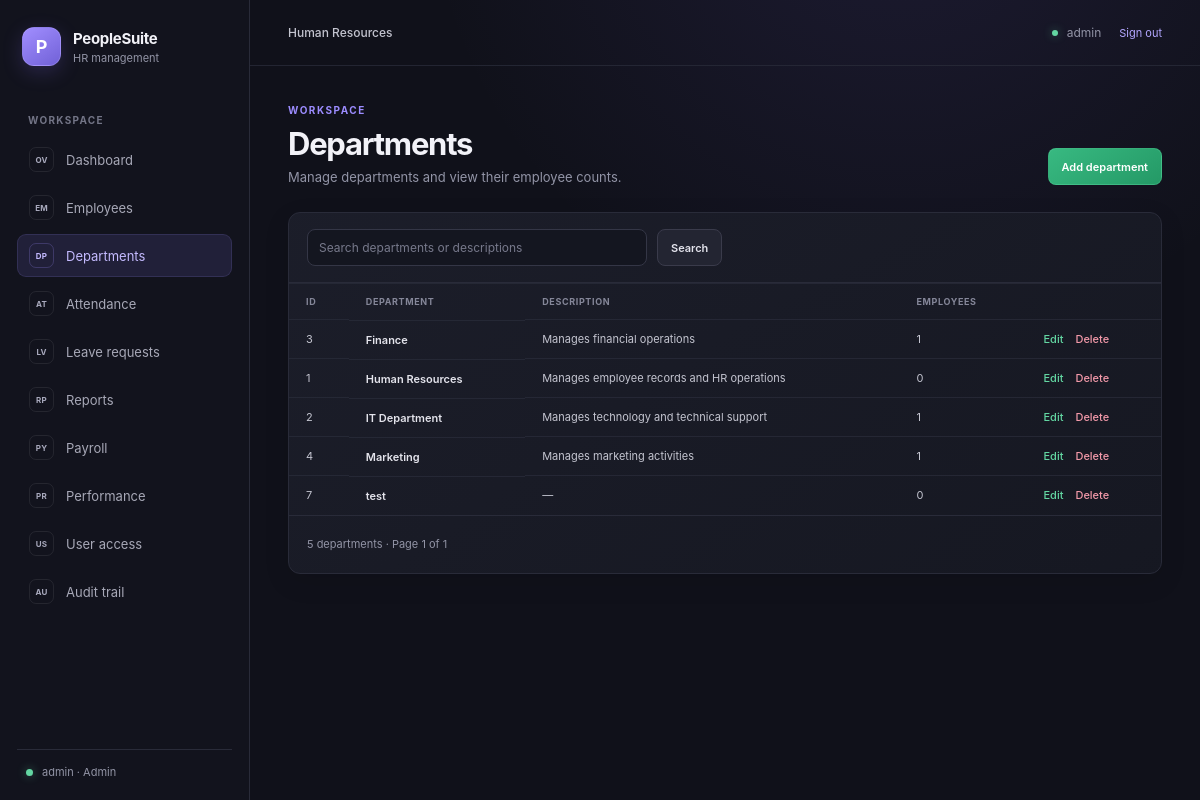
Screenshot of /departments.php (signed in) with the database file from the repository.
### tables this page shows
CREATE TABLE `departments` (
  `department_id` int(11) NOT NULL,
  `department_name` varchar(100) NOT NULL,
  `description` text DEFAULT NULL,
  `created_at` timestamp NOT NULL DEFAULT current_timestamp()
);

### includes/department_helpers.php (called while the page is built, shortened)
<?php
require_once __DIR__ . '/auth.php';
function department_escape($value): string
{
    return htmlspecialchars((string) $value, ENT_QUOTES, 'UTF-8');
}

### includes/auth.php (called while the page is built, shortened)
<?php
function auth_current_user(): ?array
{
    $user = $_SESSION['auth_user'];
    $lastActivity = (int) ($_SESSION['auth_last_activity'] ?? 0);
    return $user;
}
        ?>

### departments.php (the view, shortened to what this page needs)
<?php
require __DIR__ . '/includes/department_helpers.php';
require __DIR__ . '/config/db.php';
$errorMessage = null;
$departments = [];
$totalDepartments = 0;
$totalPages = 1;
$perPage = 10;
$search = isset($_GET['search']) && is_string($_GET['search']) ? substr(trim($_GET['search']), 0, 100) : '';
$page = isset($_GET['page']) && is_scalar($_GET['page'])
    ? filter_var($_GET['page'], FILTER_VALIDATE_INT, ['options' => ['min_range' => 1]])
    : 1;
$page = $page === false ? 1 : $page;
try {
    $parameters = [];
    $whereSql = '';
    $count = $pdo->prepare('SELECT COUNT(*) FROM departments AS d' . $whereSql);
    $count->execute($parameters);
    $totalDepartments = (int) $count->fetchColumn();
    $totalPages = max(1, (int) ceil($totalDepartments / $perPage));
    $page = min($page, $totalPages);
    $offset = ($page - 1) * $perPage;
    $listing = $pdo->prepare(
        'SELECT d.department_id, d.department_name, d.description,
                COUNT(e.employee_id) AS employee_count
         FROM departments AS d
         LEFT JOIN employees AS e ON e.department_id = d.department_id'
         . $whereSql .
        ' GROUP BY d.department_id, d.department_name, d.description
          ORDER BY d.department_name, d.department_id
          LIMIT :limit OFFSET :offset'
    );
    $listing->bindValue(':limit', $perPage, PDO::PARAM_INT);
    $listing->bindValue(':offset', $offset, PDO::PARAM_INT);
    $listing->execute();
    $departments = $listing->fetchAll();
} catch (PDOException $e) {
    error_log('Department listing failed: ' . $e->getMessage());
    $errorMessage = 'Department records could not be loaded. Please try again later.';
}
$pageUrl = static function (int $targetPage) use ($search): string {
    return 'departments.php?' . http_build_query(['search' => $search, 'page' => $targetPage]);
};
require __DIR__ . '/includes/header.php';
require __DIR__ . '/includes/sidebar.php';
?>
<section class="page-heading">
    <div>
        <p class="eyebrow">WORKSPACE</p>
        <h1>Departments</h1>
        <p class="page-description">Manage departments and view their employee counts.</p>
    </div>
    <a class="button button-primary" href="add-department.php">Add department</a>
</section>
<?php if ($errorMessage !== null): ?>
    <div class="alert alert-error" role="alert"><?= department_escape($errorMessage) ?></div>
<?php else: ?>
    <section class="panel employee-panel">
        <form class="employee-filters" method="get" action="departments.php">
            <div class="search-field">
                <input id="department-search" type="search" name="search" value="<?= department_escape($search) ?>" placeholder="Search departments or descriptions">
            </div>
            <button class="button button-secondary" type="submit">Search</button>
        </form>
        <div class="table-wrap">
            <table class="employee-table">
                <thead>
                    <tr>
                        <th scope="col">ID</th>
                        <th scope="col">Department</th>
                        <th scope="col">Description</th>
                        <th scope="col">Employees</th>
                        <th scope="col"><span class="visually-hidden">Actions</span></th>
                    </tr>
                </thead>
                <tbody>
                    <?php if ($departments === []): ?>
                        <tr>
                            <td class="empty-state" colspan="5"><?= $search === '' ? 'No departments have been added yet.' : 'No departments match your search.' ?></td>
                        </tr>
                    <?php else: ?>
                        <?php foreach ($departments as $department): ?>
                            <tr>
                                <td><?= department_escape($department['department_id']) ?></td>
                                <td class="person-name"><?= department_escape($department['department_name']) ?></td>
                                <td class="department-description"><?= nl2br(department_escape($department['description'] ?? '—')) ?></td>
                                <td><?= number_format((int) $department['employee_count']) ?></td>
                                <td>
                                    <div class="employee-actions">
                                        <a class="action-link" href="edit-department.php?id=<?= department_escape($department['department_id']) ?>">Edit</a>
                                        <?php if (auth_current_user()['role'] === 'Admin'): ?>
                                            <form method="post" action="<?= department_escape($pageUrl($page)) ?>" onsubmit="return confirm('Delete this department? This action cannot be undone.');">
                                                <button class="action-link action-danger" type="submit">Delete</button>
                                            </form>
                                        <?php endif; ?>
                                    </div>
                                </td>
                            </tr>
                        <?php endforeach; ?>
                    <?php endif; ?>
                </tbody>
            </table>
        </div>
        <div class="listing-footer">
            <p><?= number_format($totalDepartments) ?> department<?= $totalDepartments === 1 ? '' : 's' ?><?= $totalDepartments > 0 ? ' · Page ' . $page . ' of ' . $totalPages : '' ?></p>
        </div>
    </section>
<?php endif; ?>
<?php require __DIR__ . '/includes/footer.php'; ?>

### assets/style.css (style rules this page uses)
:root { color-scheme: dark; --page: #10111a; --panel: #171923; --panel-raised: #1c1e2a; --border: #292b39; --text: #f2f2f8; --muted: #9294a6; --accent: #9c8cff; --green: #63d6a2; }
* { box-sizing: border-box; }
body { min-width: 320px; min-height: 100vh; margin: 0; background: radial-gradient(ellipse at 75% -20%, rgba(119, 96, 218, 0.13), transparent 38%), var(--page); color: var(--text); font-family: Inter, ui-sans-serif, system-ui, -apple-system, BlinkMacSystemFont, "Segoe UI", sans-serif; font-size: 14px; -webkit-font-smoothing: antialiased; }
a { color: inherit; text-decoration: none; }
.page-heading { display: flex; align-items: flex-end; justify-content: space-between; gap: 20px; margin-bottom: 27px; }
.eyebrow { margin: 0 0 9px; color: var(--accent); font-size: 10px; font-weight: 750; letter-spacing: 0.15em; }
h1, h2, p { margin-top: 0; }
h1 { margin-bottom: 7px; font-size: clamp(25px, 3vw, 31px); font-weight: 650; letter-spacing: -0.04em; }
.page-description { margin-bottom: 0; color: var(--muted); font-size: 13px; }
.metric-card, .panel { border: 1px solid var(--border); border-radius: 12px; background: linear-gradient(145deg, rgba(28, 30, 42, 0.96), rgba(22, 24, 34, 0.96)); box-shadow: 0 8px 26px rgba(0, 0, 0, 0.1); }
.panel { min-width: 0; overflow: hidden; }
.table-wrap { width: 100%; overflow-x: auto; }
table { width: 100%; border-collapse: collapse; text-align: left; white-space: nowrap; }
th, td { padding: 12px 15px; border-top: 1px solid rgba(41, 43, 57, 0.8); vertical-align: middle; }
th { color: #858799; font-size: 9px; font-weight: 650; letter-spacing: 0.07em; text-transform: uppercase; }
td { color: #c4c5d0; font-size: 11px; }
tbody tr:last-child td { border-bottom: 0; }
.person-name { display: block; color: #e4e4ec; font-weight: 560; }
.employee-panel { margin-top: 20px; }
.department-description { min-width: 240px; max-width: 520px; overflow-wrap: anywhere; white-space: normal; }
.employee-filters { display: flex; flex-wrap: wrap; align-items: center; gap: 10px; padding: 16px 18px; border-bottom: 1px solid var(--border); }
.search-field { width: min(100%, 340px); }
.employee-filters input, .employee-filters select, .form-field input, .form-field select, .form-field textarea { width: 100%; min-height: 39px; padding: 9px 11px; border: 1px solid #343646; border-radius: 8px; outline: none; background: #141620; color: var(--text); font: inherit; font-size: 12px; }
.employee-filters input::placeholder, .form-field input::placeholder { color: #77798b; }
.employee-filters input, .employee-filters select { min-height: 37px; }
.button { display: inline-flex; min-height: 37px; align-items: center; justify-content: center; gap: 7px; padding: 0 13px; border: 1px solid transparent; border-radius: 8px; cursor: pointer; font: inherit; font-size: 11px; font-weight: 600; white-space: nowrap; transition: background 150ms ease, border-color 150ms ease, color 150ms ease; }
.button-primary { border-color: rgba(99, 214, 162, 0.28); background: linear-gradient(145deg, #38b981, #249966); color: #fff; }
.button-secondary { border-color: #3a3b4b; background: #232532; color: #e3e3ec; }
.employee-table th, .employee-table td { padding-right: 17px; padding-left: 17px; }
.employee-actions { display: flex; align-items: center; gap: 12px; }
.employee-actions form { margin: 0; }
.action-link { padding: 0; border: 0; background: none; color: #63d6a2; cursor: pointer; font: inherit; font-size: 11px; font-weight: 550; }
.action-danger { color: #f49aaa; }
.listing-footer { display: flex; min-height: 58px; align-items: center; justify-content: space-between; gap: 12px; padding: 10px 18px; border-top: 1px solid var(--border); }
.listing-footer p { margin: 0; color: var(--muted); font-size: 11px; }

### rows the page displays
departments: department_id "3", department_name "Finance", description "Manages financial operations", employee_count "1"
departments: department_id "1", department_name "Human Resources", description "Manages employee records and HR operations", employee_count "0"
departments: department_id "2", department_name "IT Department", description "Manages technology and technical support", employee_count "1"
departments: department_id "4", department_name "Marketing", description "Manages marketing activities", employee_count "1"
departments: department_id "7", department_name "test", description "—", employee_count "0"

### other values shown
$currentUser['username'] "admin"
$currentUser['role'] "Admin"
$totalDepartments "5"
$page "1"
$totalPages "1"
